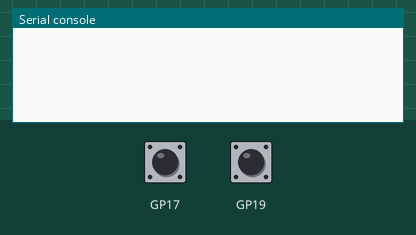
The program below on a simulated Raspberry Pi Pico running MicroPython. On the bench: the last lines printed to the serial console. Inputs (shaded band) come from the test bench; at power-on: GP17 LOW, GP19 LOW.

Above: at 1.2 s.
1.3 s: GP17 pulled HIGH for 0.15 s
At 1.9 s:
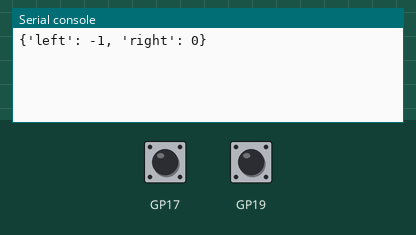
3.1 s: GP19 pulled HIGH for 0.15 s
At 4.4 s:
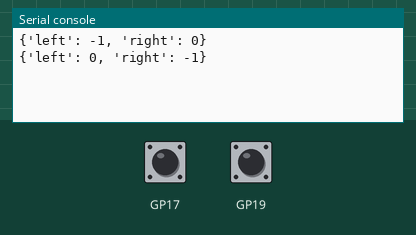
4.7 s: GP17 pulled HIGH for 1 s
At 6.7 s:
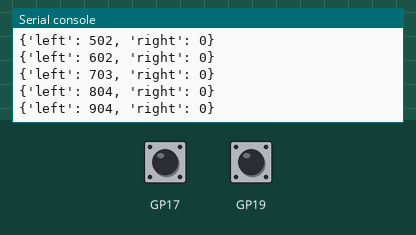
7.2 s: GP19 pulled HIGH for 1 s
At 9.0 s:
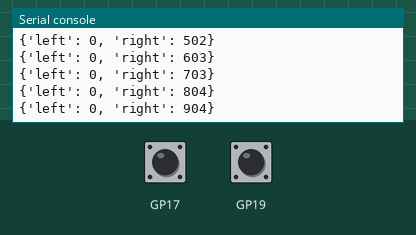
Timing chart, 0 to 10.5 s (numbered marks = the images above; inputs shaded):
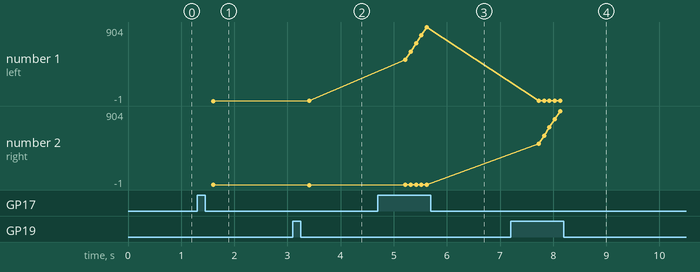

The program:

Touch_Sensor.py
```python
from machine import Pin
from utime import ticks_ms, sleep_ms

class TouchButton:
	"""
	A class to manage touch button inputs on a specified pin.

	Attributes:
		button (Pin): The pin object associated with the touch button.
		last_touch_time (int): The last time (in milliseconds) the button was touched.
		touch_count (int): The number of times the button has been touched.
		reset_time (int): The time (in milliseconds) to wait before resetting the touch count.
		hold_time (int): The time (in milliseconds) to consider a press as a hold.
		last_button_state (int): The last state of the button (0 for not pressed, 1 for pressed).

	Methods:
		update_state():
			Updates the state of the touch button based on the current and previous readings.
			Returns an integer representing the button's state:
				0 for no action,
				a positive integer for the duration of a hold in milliseconds,
				-1 for a single tap,
				-2 for a double tap.

		reset():
			Resets the touch count and last touch time to their default values.

		get_state():
			Returns the current state of the button by calling update_state().
	"""

	def __init__(self, pin_number):
		"""
		Initializes the TouchButton with a specific pin.

		Parameters:
			pin_number (int): The GPIO pin number where the touch button is connected.
		"""
		self.button = Pin(pin_number, Pin.IN, Pin.PULL_DOWN)
		self.last_touch_time = 0
		self.touch_count = 0
		self.reset_time = 300  # Time to wait before resetting touch count
		self.hold_time = 500  # Time to consider a press as hold
		self.last_button_state = 0
		self.current_button_state = 0
		self.state = 0

	def update_state(self):
		"""
		Updates the state of the touch button based on the current and previous readings.
		"""
		current_time = ticks_ms()
		self.current_button_state = self.button.value()
		self.state = 0  # Default state unless a press is detected

		if self.current_button_state != self.last_button_state:
			if self.current_button_state == 1:
				self.touch_count += 1
				self.last_touch_time = current_time
			self.last_button_state = self.current_button_state
		elif self.current_button_state == 1 and (current_time - self.last_touch_time) >= self.hold_time:
			self.state = current_time - self.last_touch_time  # Time it has been holding for
			self.touch_count = 0
		elif self.current_button_state == 0:
			if (current_time - self.last_touch_time) >= self.reset_time:
				self.state = -self.touch_count
				self.reset()
			if (current_time - self.last_touch_time) >= self.hold_time:
				self.reset()

	def reset(self):
		"""
		Resets the touch count and last touch time to their default values.
		"""
		self.touch_count = 0
		self.last_touch_time = ticks_ms()

	def get_state(self):
		"""
		Returns the current state of the button.

		Returns:
			int: The state of the button:
				0 for no action,
				a positive integer for the duration of a hold in milliseconds,
				-1 for a single tap,
				-2 for a double tap.
		"""
		self.update_state()
		return self.state

class TouchManager:
	"""
	A class to manage multiple touch buttons and their states, specifically designed for handling left and right touch buttons.

	Attributes:
		left_button (TouchButton): An instance of TouchButton for the left button.
		right_button (TouchButton): An instance of TouchButton for the right button.
		was_holding_both (bool): A flag to track if both buttons were being held simultaneously in the previous state.

	Methods:
		update_and_manage_state():
			Updates the state of both touch buttons and manages combined states, such as detecting simultaneous holds.
			Returns a dictionary with the state of the left and right buttons.
	"""

	def __init__(self):
		"""
		Initializes the TouchManager with two touch buttons, one for the left and one for the right.
		"""
		self.left_button = TouchButton(17)  # Initialize left button
		self.right_button = TouchButton(19)  # Initialize right button
		self.was_holding_both = False  # Track if previously holding both

	def update_and_manage_state(self, state_dict):
		"""
		Updates the state of both touch buttons and manages combined states, such as detecting simultaneous holds.

		inputs:
			state_dict (dict): A dictionary with keys 'left' and 'right', representing the state of the left and right buttons, respectively.
							   The state values are integers, where 0 indicates no action, a positive integer indicates the duration of a hold in milliseconds,
							   -1 indicates a single tap, and -2 indicates a double tap.
		"""
		self.left_button.get_state()
		self.right_button.get_state()
		state_dict['left'] = 0
		state_dict['right'] = 0

		# Check if previously holding both and now one of the sides is not holding
		if self.was_holding_both and (self.left_button.state <= 0 or self.right_button.state <= 0):
			self.left_button.reset()  # Reset left button state
			self.right_button.reset()  # Reset right button state
			self.was_holding_both = False  # Update the flag since we reset the states
			state_dict['left'] = 0
			state_dict['right'] = 0
			return state_dict

		if self.left_button.state > 0 and self.right_button.state > 0:
			self.was_holding_both = True  # Update the flag to indicate we are now holding both
			state_dict["left"] = self.left_button.state
			state_dict["right"] = self.right_button.state
		else:
			self.was_holding_both = False  # Ensure the flag is false if not holding both
			if self.left_button.state != 0:
				state_dict["left"] = self.left_button.state
			if self.right_button.state != 0:
				state_dict["right"] = self.right_button.state

# Usage
if __name__ == "__main__":
	touch_manager = TouchManager()
	state_message = {"left": 0, "right": 0}  # Initialize with 0 for none

	while True:
		touch_manager.update_and_manage_state(state_message)
		if state_message['left'] != 0 or state_message['right'] != 0:  # Only print if there's a state message
			print(state_message)
		sleep_ms(100)
```

Measured:
- after the input at 1.3 s, the serial console: prints a new line after 0.31 s (image 1)
- after the input at 3.1 s, the serial console: prints a new line after 0.31 s (image 2)
- after the input at 4.7 s, the serial console: prints a new line after 0.52 s (image 3)
- after the input at 7.2 s, the serial console: prints a new line after 0.53 s (image 4)
- plotted number 1: 0 → 904 after the input at 4.7 s
